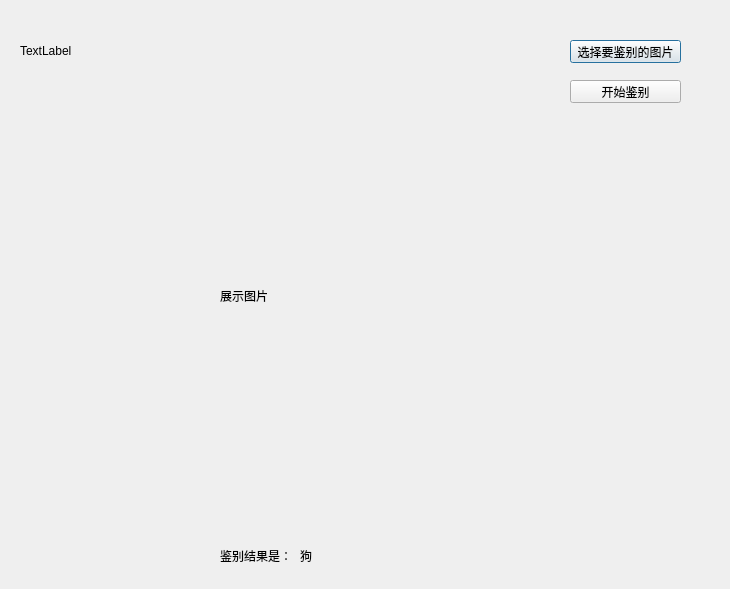
<?xml version="1.0" encoding="UTF-8"?>
<ui version="4.0">
 <class>Dialog</class>
 <widget class="QDialog" name="Dialog">
  <property name="geometry">
   <rect>
    <x>0</x>
    <y>0</y>
    <width>730</width>
    <height>589</height>
   </rect>
  </property>
  <property name="windowTitle">
   <string>Dialog</string>
  </property>
  <widget class="QLabel" name="label">
   <property name="geometry">
    <rect>
     <x>220</x>
     <y>130</y>
     <width>341</width>
     <height>331</height>
    </rect>
   </property>
   <property name="text">
    <string>展示图片</string>
   </property>
  </widget>
  <widget class="QLabel" name="label_2">
   <property name="geometry">
    <rect>
     <x>20</x>
     <y>10</y>
     <width>131</width>
     <height>81</height>
    </rect>
   </property>
   <property name="text">
    <string>TextLabel</string>
   </property>
  </widget>
  <widget class="QPushButton" name="pushButton">
   <property name="geometry">
    <rect>
     <x>570</x>
     <y>40</y>
     <width>111</width>
     <height>23</height>
    </rect>
   </property>
   <property name="text">
    <string>选择要鉴别的图片</string>
   </property>
  </widget>
  <widget class="QPushButton" name="pushButton_2">
   <property name="geometry">
    <rect>
     <x>570</x>
     <y>80</y>
     <width>111</width>
     <height>23</height>
    </rect>
   </property>
   <property name="text">
    <string>开始鉴别</string>
   </property>
  </widget>
  <widget class="QLabel" name="label_3">
   <property name="geometry">
    <rect>
     <x>220</x>
     <y>540</y>
     <width>71</width>
     <height>31</height>
    </rect>
   </property>
   <property name="text">
    <string>鉴别结果是：</string>
   </property>
  </widget>
  <widget class="QLabel" name="label_4">
   <property name="geometry">
    <rect>
     <x>300</x>
     <y>550</y>
     <width>54</width>
     <height>12</height>
    </rect>
   </property>
   <property name="text">
    <string>狗</string>
   </property>
  </widget>
 </widget>
 <resources/>
 <connections/>
</ui>
